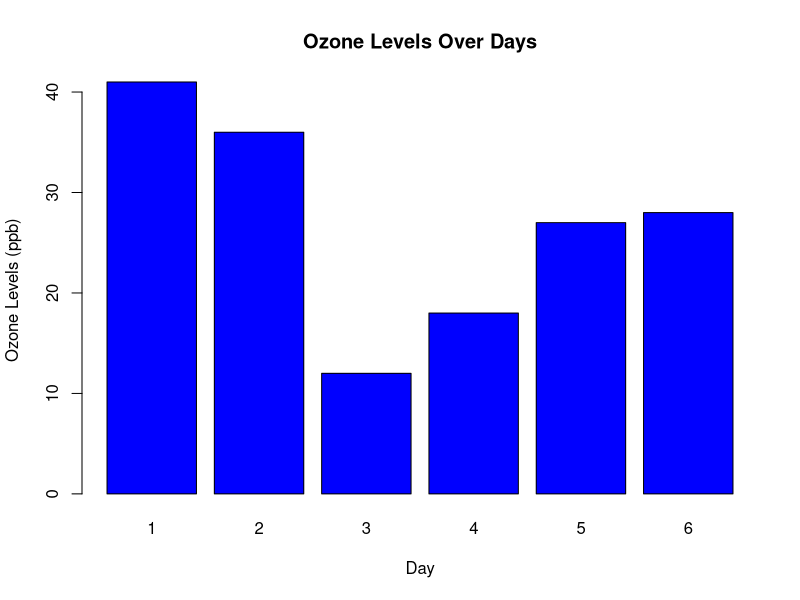
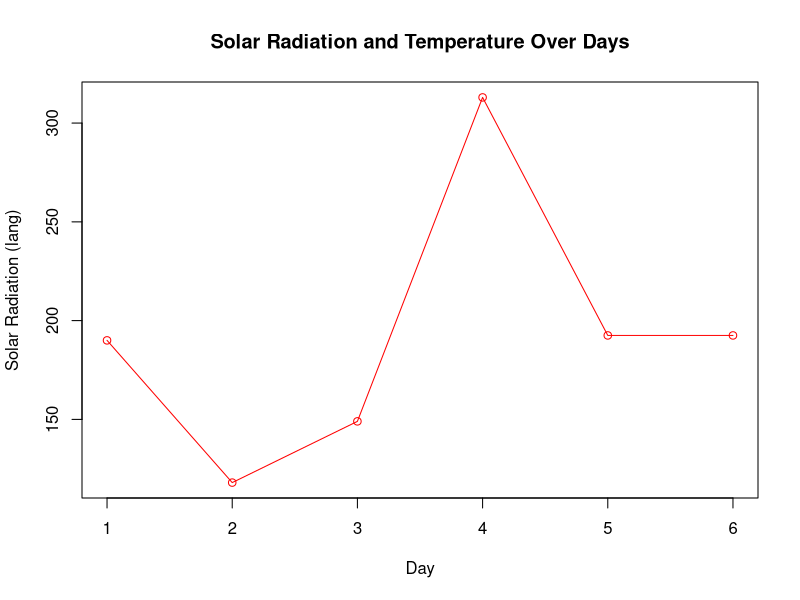
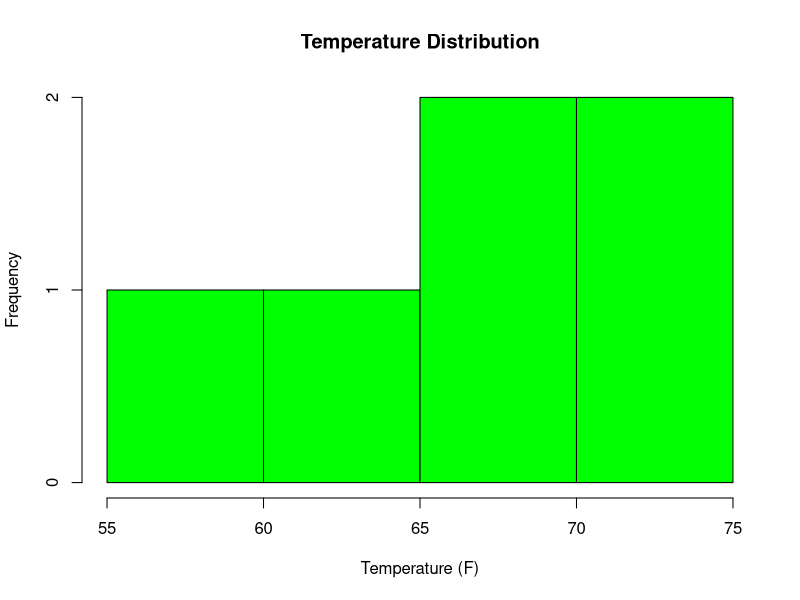

Here is the R script that generated these plots, in order:
ozone <- c(41,36,12,18,NA,28)
Solar.R <- c(190,118,149,313,NA,NA)
Wind <- c(7.4,8.0,12.6,11.5,14.3,14.9)
Temp <- c(67,72,74,62,56,66)
Day <- c(1,2,3,4,5,6)

#Removing the Null values from ozon
ozone_mean <- mean(ozone, na.rm = TRUE)
ozone[is.na(ozone)] <- ozone_mean

print(ozone)

#Removing the Null values from Solar.R
solar_mean <- mean(Solar.R, na.rm = TRUE)
Solar.R[is.na(Solar.R)] <- solar_mean
print(Solar.R)


# Create a data frame
data <- data.frame(Day = Day, Ozone = ozone, Solar.R = Solar.R, Wind = Wind, Temp = Temp)

# Create a bar graph for Ozone levels
barplot(data$Ozone, names.arg = data$Day, col = "blue",
        main = "Ozone Levels Over Days", xlab = "Day", ylab = "Ozone Levels (ppb)")

#create a line graph for Solar.R levels and temperature
plot(data$Day, data$Solar.R, type = "o", col = "red",
     main = "Solar Radiation and Temperature Over Days", xlab = "Day", ylab = "Solar Radiation (lang)")

#create  a histogram for the temp  and days
hist(data$Temp, breaks = 5, col = "green", main = "Temperature Distribution", xlab = "Temperature (F)", ylab = "Frequency")
